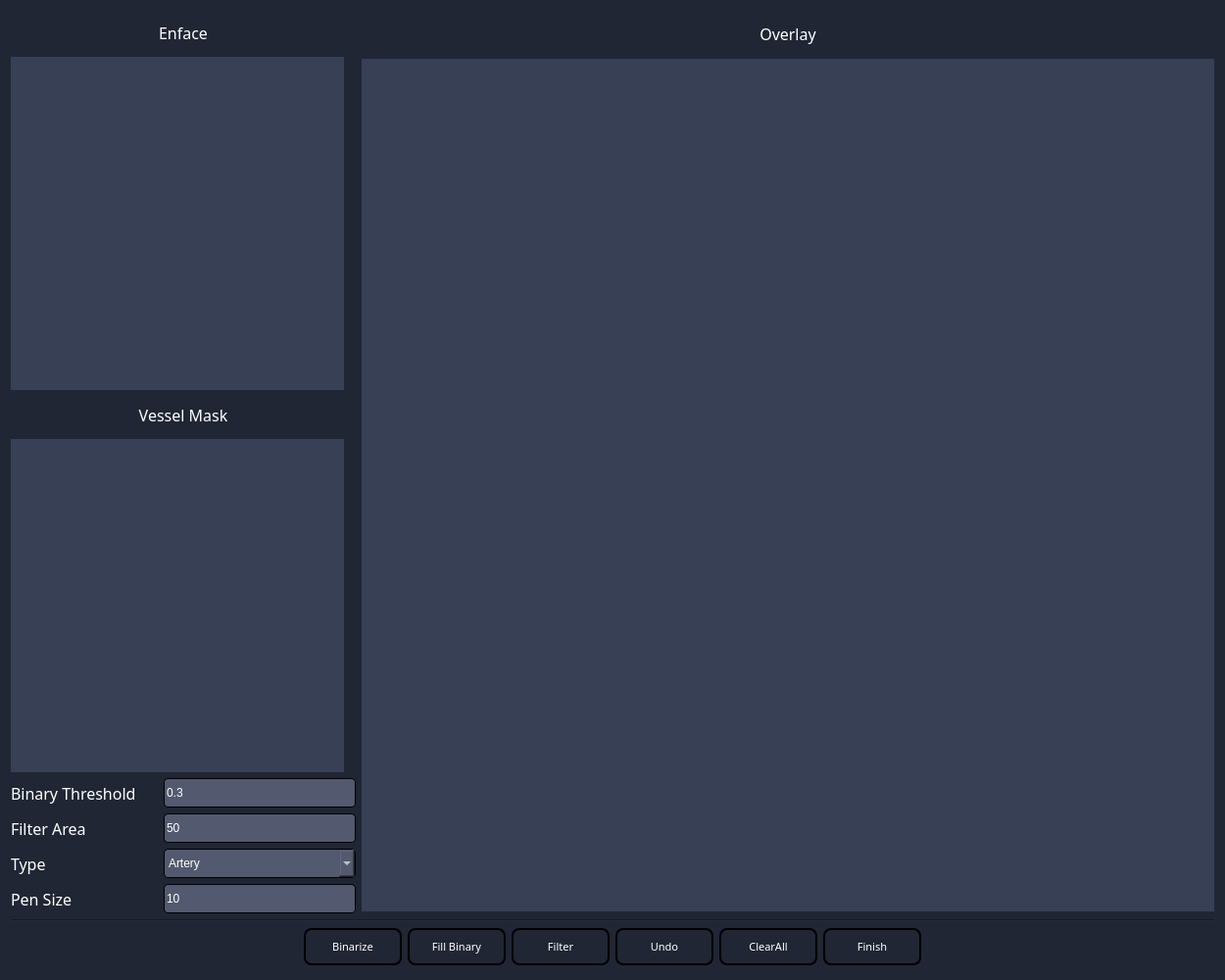
<?xml version="1.0" encoding="UTF-8"?>
<ui version="4.0">
 <class>Manual_Segmentation</class>
 <widget class="QDialog" name="Manual_Segmentation">
  <property name="geometry">
   <rect>
    <x>0</x>
    <y>0</y>
    <width>1250</width>
    <height>1000</height>
   </rect>
  </property>
  <property name="sizePolicy">
   <sizepolicy hsizetype="Preferred" vsizetype="Preferred">
    <horstretch>0</horstretch>
    <verstretch>0</verstretch>
   </sizepolicy>
  </property>
  <property name="minimumSize">
   <size>
    <width>1250</width>
    <height>1000</height>
   </size>
  </property>
  <property name="maximumSize">
   <size>
    <width>1250</width>
    <height>1000</height>
   </size>
  </property>
  <property name="windowTitle">
   <string>Dialog</string>
  </property>
  <property name="styleSheet">
   <string notr="true">background-color:rgb(32, 38, 52);</string>
  </property>
  <layout class="QGridLayout" name="gridLayout">
   <item row="0" column="0">
    <layout class="QVBoxLayout" name="verticalLayout_4">
     <item>
      <layout class="QHBoxLayout" name="horizontalLayout_5">
       <item>
        <layout class="QVBoxLayout" name="verticalLayout_3">
         <item>
          <layout class="QVBoxLayout" name="verticalLayout">
           <item>
            <widget class="QLabel" name="label_FileInfo_7">
             <property name="minimumSize">
              <size>
               <width>0</width>
               <height>38</height>
              </size>
             </property>
             <property name="maximumSize">
              <size>
               <width>16777215</width>
               <height>38</height>
              </size>
             </property>
             <property name="font">
              <font>
               <family>微软雅黑</family>
               <pointsize>12</pointsize>
              </font>
             </property>
             <property name="styleSheet">
              <string notr="true">color:rgb(255,255,255);</string>
             </property>
             <property name="text">
              <string>Enface</string>
             </property>
             <property name="alignment">
              <set>Qt::AlignCenter</set>
             </property>
            </widget>
           </item>
           <item>
            <widget class="QLabel" name="label_enface">
             <property name="minimumSize">
              <size>
               <width>340</width>
               <height>340</height>
              </size>
             </property>
             <property name="maximumSize">
              <size>
               <width>340</width>
               <height>340</height>
              </size>
             </property>
             <property name="styleSheet">
              <string notr="true">background-color: rgb(56, 64, 85);</string>
             </property>
             <property name="text">
              <string/>
             </property>
            </widget>
           </item>
          </layout>
         </item>
         <item>
          <layout class="QVBoxLayout" name="verticalLayout_5">
           <item>
            <widget class="QLabel" name="label_FileInfo_11">
             <property name="minimumSize">
              <size>
               <width>0</width>
               <height>38</height>
              </size>
             </property>
             <property name="maximumSize">
              <size>
               <width>16777215</width>
               <height>38</height>
              </size>
             </property>
             <property name="font">
              <font>
               <family>微软雅黑</family>
               <pointsize>12</pointsize>
              </font>
             </property>
             <property name="styleSheet">
              <string notr="true">color:rgb(255,255,255);</string>
             </property>
             <property name="text">
              <string>Vessel Mask</string>
             </property>
             <property name="alignment">
              <set>Qt::AlignCenter</set>
             </property>
            </widget>
           </item>
           <item>
            <widget class="QLabel" name="label_vessel_mask">
             <property name="minimumSize">
              <size>
               <width>340</width>
               <height>340</height>
              </size>
             </property>
             <property name="maximumSize">
              <size>
               <width>340</width>
               <height>340</height>
              </size>
             </property>
             <property name="styleSheet">
              <string notr="true">background-color: rgb(56, 64, 85);</string>
             </property>
             <property name="text">
              <string/>
             </property>
            </widget>
           </item>
          </layout>
         </item>
         <item>
          <layout class="QHBoxLayout" name="horizontalLayout">
           <item>
            <widget class="QLabel" name="label_FileInfo_8">
             <property name="minimumSize">
              <size>
               <width>150</width>
               <height>0</height>
              </size>
             </property>
             <property name="maximumSize">
              <size>
               <width>150</width>
               <height>38</height>
              </size>
             </property>
             <property name="font">
              <font>
               <family>微软雅黑</family>
               <pointsize>12</pointsize>
              </font>
             </property>
             <property name="styleSheet">
              <string notr="true">color:rgb(255,255,255);</string>
             </property>
             <property name="text">
              <string>Binary Threshold</string>
             </property>
             <property name="alignment">
              <set>Qt::AlignLeading|Qt::AlignLeft|Qt::AlignVCenter</set>
             </property>
            </widget>
           </item>
           <item>
            <widget class="QLineEdit" name="lineEdit_binary_threshold">
             <property name="minimumSize">
              <size>
               <width>0</width>
               <height>30</height>
              </size>
             </property>
             <property name="maximumSize">
              <size>
               <width>16777215</width>
               <height>30</height>
              </size>
             </property>
             <property name="styleSheet">
              <string notr="true">QLineEdit {
	border-radius: 4px;
	background-color:rgb(83, 89, 110);
	color:white;
	border: 1px solid black;
}

QLineEdit:disabled {
	border-radius: 4px;
	background-color:rgb(83, 89, 110);
	color:rgb(200, 200, 200);
	border: 0px solid black;
}</string>
             </property>
             <property name="text">
              <string>0.3</string>
             </property>
             <property name="readOnly">
              <bool>false</bool>
             </property>
            </widget>
           </item>
          </layout>
         </item>
         <item>
          <layout class="QHBoxLayout" name="horizontalLayout_7">
           <item>
            <widget class="QLabel" name="label_FileInfo_13">
             <property name="minimumSize">
              <size>
               <width>150</width>
               <height>0</height>
              </size>
             </property>
             <property name="maximumSize">
              <size>
               <width>150</width>
               <height>38</height>
              </size>
             </property>
             <property name="font">
              <font>
               <family>微软雅黑</family>
               <pointsize>12</pointsize>
              </font>
             </property>
             <property name="styleSheet">
              <string notr="true">color:rgb(255,255,255);</string>
             </property>
             <property name="text">
              <string>Filter Area</string>
             </property>
             <property name="alignment">
              <set>Qt::AlignLeading|Qt::AlignLeft|Qt::AlignVCenter</set>
             </property>
            </widget>
           </item>
           <item>
            <widget class="QLineEdit" name="lineEdit_filter_area">
             <property name="minimumSize">
              <size>
               <width>0</width>
               <height>30</height>
              </size>
             </property>
             <property name="maximumSize">
              <size>
               <width>16777215</width>
               <height>30</height>
              </size>
             </property>
             <property name="styleSheet">
              <string notr="true">QLineEdit {
	border-radius: 4px;
	background-color:rgb(83, 89, 110);
	color:white;
	border: 1px solid black;
}

QLineEdit:disabled {
	border-radius: 4px;
	background-color:rgb(83, 89, 110);
	color:rgb(200, 200, 200);
	border: 0px solid black;
}</string>
             </property>
             <property name="text">
              <string>50</string>
             </property>
             <property name="readOnly">
              <bool>false</bool>
             </property>
            </widget>
           </item>
          </layout>
         </item>
         <item>
          <layout class="QHBoxLayout" name="horizontalLayout_3">
           <item>
            <widget class="QLabel" name="label_FileInfo_9">
             <property name="minimumSize">
              <size>
               <width>150</width>
               <height>0</height>
              </size>
             </property>
             <property name="maximumSize">
              <size>
               <width>150</width>
               <height>16777215</height>
              </size>
             </property>
             <property name="font">
              <font>
               <family>微软雅黑</family>
               <pointsize>12</pointsize>
              </font>
             </property>
             <property name="styleSheet">
              <string notr="true">color:rgb(255,255,255);</string>
             </property>
             <property name="text">
              <string>Type</string>
             </property>
             <property name="alignment">
              <set>Qt::AlignLeading|Qt::AlignLeft|Qt::AlignVCenter</set>
             </property>
            </widget>
           </item>
           <item>
            <widget class="QComboBox" name="comboBox_type">
             <property name="minimumSize">
              <size>
               <width>130</width>
               <height>30</height>
              </size>
             </property>
             <property name="maximumSize">
              <size>
               <width>16777215</width>
               <height>30</height>
              </size>
             </property>
             <property name="styleSheet">
              <string notr="true">QComboBox {
	border-radius: 4px;
	background-color:rgb(83, 89, 110);
	color:white;
	border: 1px solid black;
}

QComboBox QAbstractItemView { color: white; }

QComboBox:disabled {
	border-radius: 4px;
	background-color:rgb(83, 89, 110);
	color:rgb(200, 200, 200);
	border: 0px solid black;
}</string>
             </property>
             <item>
              <property name="text">
               <string>Artery</string>
              </property>
              <property name="icon">
               <iconset>
                <normaloff>icons/vessel_red.png</normaloff>icons/vessel_red.png</iconset>
              </property>
             </item>
             <item>
              <property name="text">
               <string>Vein</string>
              </property>
              <property name="icon">
               <iconset>
                <normaloff>icons/vessel_blue.png</normaloff>icons/vessel_blue.png</iconset>
              </property>
             </item>
             <item>
              <property name="text">
               <string>FOVA</string>
              </property>
              <property name="icon">
               <iconset>
                <normaloff>icons/polygon.png</normaloff>icons/polygon.png</iconset>
              </property>
             </item>
             <item>
              <property name="text">
               <string>None</string>
              </property>
              <property name="icon">
               <iconset>
                <normaloff>icons/stop.png</normaloff>icons/stop.png</iconset>
              </property>
             </item>
            </widget>
           </item>
          </layout>
         </item>
         <item>
          <layout class="QHBoxLayout" name="horizontalLayout_4">
           <item>
            <widget class="QLabel" name="label_FileInfo_10">
             <property name="minimumSize">
              <size>
               <width>150</width>
               <height>0</height>
              </size>
             </property>
             <property name="maximumSize">
              <size>
               <width>150</width>
               <height>16777215</height>
              </size>
             </property>
             <property name="font">
              <font>
               <family>微软雅黑</family>
               <pointsize>12</pointsize>
              </font>
             </property>
             <property name="styleSheet">
              <string notr="true">color:rgb(255,255,255);</string>
             </property>
             <property name="text">
              <string>Pen Size</string>
             </property>
             <property name="alignment">
              <set>Qt::AlignLeading|Qt::AlignLeft|Qt::AlignVCenter</set>
             </property>
            </widget>
           </item>
           <item>
            <widget class="QLineEdit" name="lineEdit_pen_size">
             <property name="minimumSize">
              <size>
               <width>0</width>
               <height>30</height>
              </size>
             </property>
             <property name="maximumSize">
              <size>
               <width>16777215</width>
               <height>30</height>
              </size>
             </property>
             <property name="styleSheet">
              <string notr="true">QLineEdit {
	border-radius: 4px;
	background-color:rgb(83, 89, 110);
	color:white;
	border: 1px solid black;
}

QLineEdit:disabled {
	border-radius: 4px;
	background-color:rgb(83, 89, 110);
	color:rgb(200, 200, 200);
	border: 0px solid black;
}</string>
             </property>
             <property name="text">
              <string>10</string>
             </property>
             <property name="alignment">
              <set>Qt::AlignLeading|Qt::AlignLeft|Qt::AlignVCenter</set>
             </property>
             <property name="readOnly">
              <bool>false</bool>
             </property>
            </widget>
           </item>
          </layout>
         </item>
        </layout>
       </item>
       <item>
        <layout class="QVBoxLayout" name="verticalLayout_2">
         <item>
          <widget class="QLabel" name="label_FileInfo_6">
           <property name="minimumSize">
            <size>
             <width>0</width>
             <height>38</height>
            </size>
           </property>
           <property name="maximumSize">
            <size>
             <width>16777215</width>
             <height>38</height>
            </size>
           </property>
           <property name="font">
            <font>
             <family>微软雅黑</family>
             <pointsize>12</pointsize>
            </font>
           </property>
           <property name="styleSheet">
            <string notr="true">color:rgb(255,255,255);</string>
           </property>
           <property name="text">
            <string>Overlay</string>
           </property>
           <property name="alignment">
            <set>Qt::AlignCenter</set>
           </property>
          </widget>
         </item>
         <item>
          <widget class="QLabel" name="label_overlay">
           <property name="minimumSize">
            <size>
             <width>870</width>
             <height>870</height>
            </size>
           </property>
           <property name="maximumSize">
            <size>
             <width>870</width>
             <height>870</height>
            </size>
           </property>
           <property name="cursor">
            <cursorShape>CrossCursor</cursorShape>
           </property>
           <property name="styleSheet">
            <string notr="true">background-color: rgb(56, 64, 85);</string>
           </property>
           <property name="text">
            <string/>
           </property>
          </widget>
         </item>
        </layout>
       </item>
      </layout>
     </item>
     <item>
      <widget class="Line" name="line">
       <property name="orientation">
        <enum>Qt::Horizontal</enum>
       </property>
      </widget>
     </item>
     <item>
      <layout class="QHBoxLayout" name="horizontalLayout_2">
       <item>
        <spacer name="horizontalSpacer_2">
         <property name="orientation">
          <enum>Qt::Horizontal</enum>
         </property>
         <property name="sizeHint" stdset="0">
          <size>
           <width>40</width>
           <height>20</height>
          </size>
         </property>
        </spacer>
       </item>
       <item>
        <widget class="QToolButton" name="button_binarize">
         <property name="minimumSize">
          <size>
           <width>100</width>
           <height>38</height>
          </size>
         </property>
         <property name="maximumSize">
          <size>
           <width>100</width>
           <height>38</height>
          </size>
         </property>
         <property name="font">
          <font>
           <family>微软雅黑</family>
           <pointsize>8</pointsize>
          </font>
         </property>
         <property name="styleSheet">
          <string notr="true">QToolButton {
	color:white; 
	background:qlineargradient(spread:pad, x1:0, y1:1, x2:0, y2:0, 		stop:0 rgba(32, 38, 52, 255), 
		stop:1 rgba(91, 99, 120, 255));
	border: 2px solid black;
	border-radius: 8px;
}

QToolButton:checked {
	color:white; 
	background-color: rgba(121, 129, 150, 255);
	border: 2px solid black;
	border-radius: 8px;
	padding: 0;
}

QToolButton:disabled {
	color:gray; 
	background-color: rgba(32, 38, 52, 255);
	border: 2px solid black;
	border-radius: 8px;
	padding: 0;
}</string>
         </property>
         <property name="text">
          <string>Binarize</string>
         </property>
         <property name="icon">
          <iconset>
           <normaloff>icons/finish.png</normaloff>icons/finish.png</iconset>
         </property>
         <property name="iconSize">
          <size>
           <width>18</width>
           <height>18</height>
          </size>
         </property>
         <property name="checkable">
          <bool>false</bool>
         </property>
         <property name="toolButtonStyle">
          <enum>Qt::ToolButtonTextUnderIcon</enum>
         </property>
        </widget>
       </item>
       <item>
        <widget class="QToolButton" name="button_fill_binary">
         <property name="minimumSize">
          <size>
           <width>100</width>
           <height>38</height>
          </size>
         </property>
         <property name="maximumSize">
          <size>
           <width>100</width>
           <height>38</height>
          </size>
         </property>
         <property name="font">
          <font>
           <family>微软雅黑</family>
           <pointsize>8</pointsize>
          </font>
         </property>
         <property name="styleSheet">
          <string notr="true">QToolButton {
	color:white; 
	background:qlineargradient(spread:pad, x1:0, y1:1, x2:0, y2:0, 		stop:0 rgba(32, 38, 52, 255), 
		stop:1 rgba(91, 99, 120, 255));
	border: 2px solid black;
	border-radius: 8px;
}

QToolButton:checked {
	color:white; 
	background-color: rgba(121, 129, 150, 255);
	border: 2px solid black;
	border-radius: 8px;
	padding: 0;
}

QToolButton:disabled {
	color:gray; 
	background-color: rgba(32, 38, 52, 255);
	border: 2px solid black;
	border-radius: 8px;
	padding: 0;
}</string>
         </property>
         <property name="text">
          <string>Fill Binary</string>
         </property>
         <property name="icon">
          <iconset>
           <normaloff>icons/finish.png</normaloff>icons/finish.png</iconset>
         </property>
         <property name="iconSize">
          <size>
           <width>18</width>
           <height>18</height>
          </size>
         </property>
         <property name="checkable">
          <bool>false</bool>
         </property>
         <property name="toolButtonStyle">
          <enum>Qt::ToolButtonTextUnderIcon</enum>
         </property>
        </widget>
       </item>
       <item>
        <widget class="QToolButton" name="button_filter">
         <property name="minimumSize">
          <size>
           <width>100</width>
           <height>38</height>
          </size>
         </property>
         <property name="maximumSize">
          <size>
           <width>100</width>
           <height>38</height>
          </size>
         </property>
         <property name="font">
          <font>
           <family>微软雅黑</family>
           <pointsize>8</pointsize>
          </font>
         </property>
         <property name="styleSheet">
          <string notr="true">QToolButton {
	color:white; 
	background:qlineargradient(spread:pad, x1:0, y1:1, x2:0, y2:0, 		stop:0 rgba(32, 38, 52, 255), 
		stop:1 rgba(91, 99, 120, 255));
	border: 2px solid black;
	border-radius: 8px;
}

QToolButton:checked {
	color:white; 
	background-color: rgba(121, 129, 150, 255);
	border: 2px solid black;
	border-radius: 8px;
	padding: 0;
}

QToolButton:disabled {
	color:gray; 
	background-color: rgba(32, 38, 52, 255);
	border: 2px solid black;
	border-radius: 8px;
	padding: 0;
}</string>
         </property>
         <property name="text">
          <string>Filter</string>
         </property>
         <property name="icon">
          <iconset>
           <normaloff>icons/finish.png</normaloff>icons/finish.png</iconset>
         </property>
         <property name="iconSize">
          <size>
           <width>18</width>
           <height>18</height>
          </size>
         </property>
         <property name="checkable">
          <bool>false</bool>
         </property>
         <property name="toolButtonStyle">
          <enum>Qt::ToolButtonTextUnderIcon</enum>
         </property>
        </widget>
       </item>
       <item>
        <widget class="QToolButton" name="button_undo">
         <property name="minimumSize">
          <size>
           <width>100</width>
           <height>38</height>
          </size>
         </property>
         <property name="maximumSize">
          <size>
           <width>100</width>
           <height>38</height>
          </size>
         </property>
         <property name="font">
          <font>
           <family>微软雅黑</family>
           <pointsize>8</pointsize>
          </font>
         </property>
         <property name="styleSheet">
          <string notr="true">QToolButton {
	color:white; 
	background:qlineargradient(spread:pad, x1:0, y1:1, x2:0, y2:0, 		stop:0 rgba(32, 38, 52, 255), 
		stop:1 rgba(91, 99, 120, 255));
	border: 2px solid black;
	border-radius: 8px;
}

QToolButton:checked {
	color:white; 
	background-color: rgba(121, 129, 150, 255);
	border: 2px solid black;
	border-radius: 8px;
	padding: 0;
}

QToolButton:disabled {
	color:gray; 
	background-color: rgba(32, 38, 52, 255);
	border: 2px solid black;
	border-radius: 8px;
	padding: 0;
}</string>
         </property>
         <property name="text">
          <string>Undo</string>
         </property>
         <property name="icon">
          <iconset>
           <normaloff>icons/reset.png</normaloff>icons/reset.png</iconset>
         </property>
         <property name="iconSize">
          <size>
           <width>18</width>
           <height>18</height>
          </size>
         </property>
         <property name="checkable">
          <bool>false</bool>
         </property>
         <property name="toolButtonStyle">
          <enum>Qt::ToolButtonTextUnderIcon</enum>
         </property>
        </widget>
       </item>
       <item>
        <widget class="QToolButton" name="button_clearall">
         <property name="minimumSize">
          <size>
           <width>100</width>
           <height>38</height>
          </size>
         </property>
         <property name="maximumSize">
          <size>
           <width>100</width>
           <height>38</height>
          </size>
         </property>
         <property name="font">
          <font>
           <family>微软雅黑</family>
           <pointsize>8</pointsize>
          </font>
         </property>
         <property name="styleSheet">
          <string notr="true">QToolButton {
	color:white; 
	background:qlineargradient(spread:pad, x1:0, y1:1, x2:0, y2:0, 		stop:0 rgba(32, 38, 52, 255), 
		stop:1 rgba(91, 99, 120, 255));
	border: 2px solid black;
	border-radius: 8px;
}

QToolButton:checked {
	color:white; 
	background-color: rgba(121, 129, 150, 255);
	border: 2px solid black;
	border-radius: 8px;
	padding: 0;
}

QToolButton:disabled {
	color:gray; 
	background-color: rgba(32, 38, 52, 255);
	border: 2px solid black;
	border-radius: 8px;
	padding: 0;
}</string>
         </property>
         <property name="text">
          <string>ClearAll</string>
         </property>
         <property name="icon">
          <iconset>
           <normaloff>icons/delete.png</normaloff>icons/delete.png</iconset>
         </property>
         <property name="iconSize">
          <size>
           <width>18</width>
           <height>18</height>
          </size>
         </property>
         <property name="checkable">
          <bool>false</bool>
         </property>
         <property name="toolButtonStyle">
          <enum>Qt::ToolButtonTextUnderIcon</enum>
         </property>
        </widget>
       </item>
       <item>
        <widget class="QToolButton" name="button_finish">
         <property name="minimumSize">
          <size>
           <width>100</width>
           <height>38</height>
          </size>
         </property>
         <property name="maximumSize">
          <size>
           <width>100</width>
           <height>38</height>
          </size>
         </property>
         <property name="font">
          <font>
           <family>微软雅黑</family>
           <pointsize>8</pointsize>
          </font>
         </property>
         <property name="styleSheet">
          <string notr="true">QToolButton {
	color:white; 
	background:qlineargradient(spread:pad, x1:0, y1:1, x2:0, y2:0, 		stop:0 rgba(32, 38, 52, 255), 
		stop:1 rgba(91, 99, 120, 255));
	border: 2px solid black;
	border-radius: 8px;
}

QToolButton:checked {
	color:white; 
	background-color: rgba(121, 129, 150, 255);
	border: 2px solid black;
	border-radius: 8px;
	padding: 0;
}

QToolButton:disabled {
	color:gray; 
	background-color: rgba(32, 38, 52, 255);
	border: 2px solid black;
	border-radius: 8px;
	padding: 0;
}</string>
         </property>
         <property name="text">
          <string>Finish</string>
         </property>
         <property name="icon">
          <iconset>
           <normaloff>icons/finish.png</normaloff>icons/finish.png</iconset>
         </property>
         <property name="iconSize">
          <size>
           <width>18</width>
           <height>18</height>
          </size>
         </property>
         <property name="toolButtonStyle">
          <enum>Qt::ToolButtonTextUnderIcon</enum>
         </property>
        </widget>
       </item>
       <item>
        <spacer name="horizontalSpacer">
         <property name="orientation">
          <enum>Qt::Horizontal</enum>
         </property>
         <property name="sizeHint" stdset="0">
          <size>
           <width>40</width>
           <height>20</height>
          </size>
         </property>
        </spacer>
       </item>
      </layout>
     </item>
    </layout>
   </item>
  </layout>
 </widget>
 <layoutdefault spacing="6" margin="11"/>
 <resources/>
 <connections/>
</ui>
